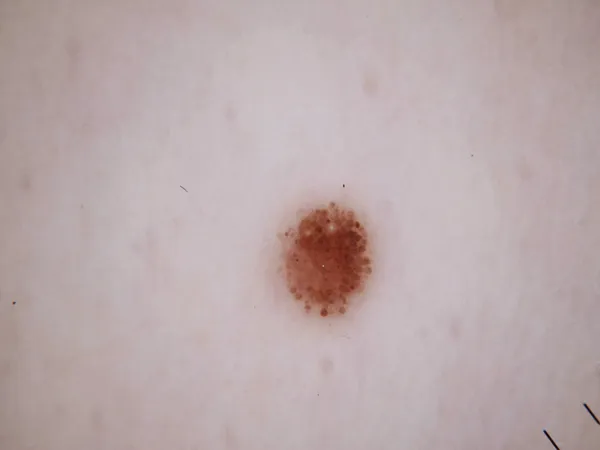
#> input picture assests/sample.webp, 600 x 450 px; its folder holds only this picture in this run
$ python -i skin.py   (imports and definitions only)   (older library calls are emulated)
#> lines starting #> are read from the running program, lines starting #| are printed output that depends on the picture; after the words box and inside, x2 and y2 are one past the last pixel; in counts of white or black regions, pixels touching at a corner belong together
#> further down, picture is the input picture: shape (450, 600, 3); mean B, G, R 171, 170, 186.3
import cv2
import numpy as np
import os
import glob

def process_image(img, threshold=15.0, max_texture=300):
    """
    Uses YCrCb color space + Texture constraint to detect skin.
    Color alone cannot separate orange cats from skin, so we check
    how 'smooth' the image is. Skin is smooth, fur is textured.
    """
#> called with threshold = 15, max_texture = 300
    # 1. Standard YCrCb skin color detection
    ycbcr = cv2.cvtColor(img, cv2.COLOR_BGR2YCrCb)
#> ycbcr: shape (450, 600, 3); mean of channels 0, 1, 2 175, 136.1, 125.8
    lower_skin_ycbcr = np.array([0, 133, 77], dtype=np.uint8)
    upper_skin_ycbcr = np.array([255, 195, 175], dtype=np.uint8)
    mask = cv2.inRange(ycbcr, lower_skin_ycbcr, upper_skin_ycbcr)
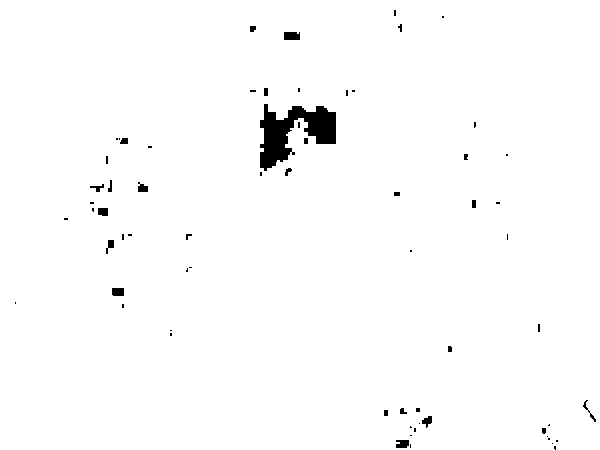
#> mask: shape (450, 600); 98.6% white; 66 black regions (41 under 20 px), largest, box (x1, y1, x2, y2) and area: (260, 104, 336, 171) 2532, (284, 32, 300, 40) 124, (112, 288, 124, 296) 95

    # Skin coverage
    skin_pixels = cv2.countNonZero(mask)
#> skin_pixels = 266093
    pct = (skin_pixels / (img.shape[0] * img.shape[1])) * 100
#> pct = 98.55

    # Texture score (Variance of Laplacian)
    # Fur has high variance (lots of edges), skin has low variance (smooth)
    gray = cv2.cvtColor(img, cv2.COLOR_BGR2GRAY)
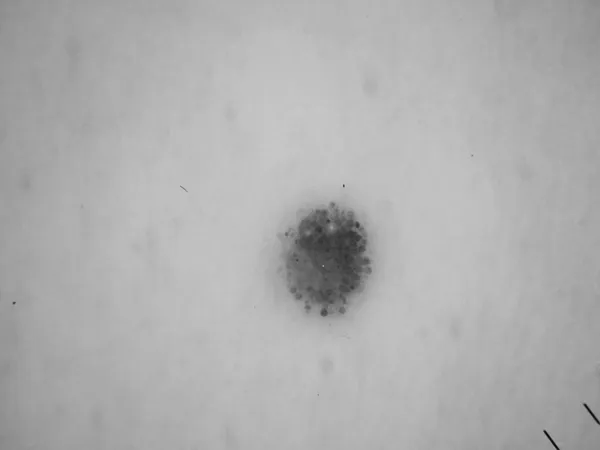
#> gray: shape (450, 600); min 3, max 199, mean 175
    texture_score = cv2.Laplacian(gray, cv2.CV_64F).var()
#> texture_score = 12.94

    # Is it skin? Must meet coverage % AND be relatively smooth
    is_skin = bool(pct >= threshold and texture_score < max_texture)
#> is_skin = True

    return is_skin, pct, mask

# --- DYNAMIC PATH LOGIC ---
BASE_DIR = os.path.dirname(os.path.abspath(__file__))
ROOT_DIR = os.path.abspath(os.path.join(BASE_DIR, ".."))

input_folder = os.path.join(ROOT_DIR, "data", "HAM10000 dataset", "HAM10000_images_part_1")
verified_folder = os.path.join(ROOT_DIR, "data", "HAM10000_verified")
unverified_folder = os.path.join(ROOT_DIR, "data", "HAM10000_unverified")

# Create folders
# [2 lines not run here, left out]

# Fetch first 100 images (Git-safe slice)
all_files = sorted(glob.glob(os.path.join(input_folder, "*.jpg")))[:100]

# [2 lines not run here, left out]

stats = {"passed": 0, "failed": 0}

# [26 lines not run here, left out]

>>> import cv2
>>> picture = cv2.imread('../assests/sample.webp')
>>> result = process_image(picture)
